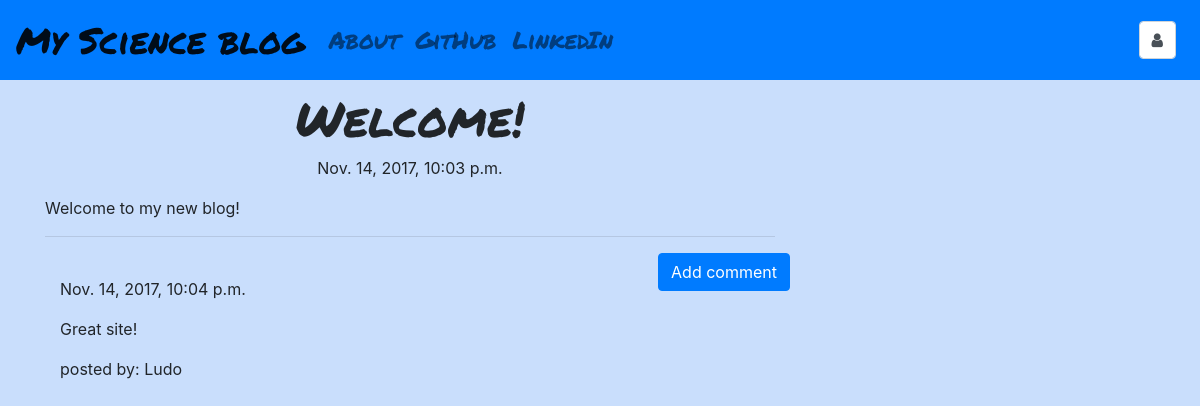
The page /post/5 on the database its author committed.
### my_blog/models.py (models this page shows, shortened)
class Post(models.Model):
    author = models.ForeignKey('auth.User')
    title = models.CharField(max_length = 200)
    text = models.TextField()
    created_date = models.DateTimeField(default = timezone.now)
    published_date = models.DateTimeField(blank = True, null = True)

class Comment(models.Model):
    post = models.ForeignKey('my_blog.Post', related_name = 'comments')
    author = models.CharField(max_length = 200)
    text = models.TextField()
    created_date = models.DateTimeField(default = timezone.now)
    approved_comment = models.BooleanField(default = False)

### my_blog/views.py (the view)
# urls.py: url(r'^post/(?P<pk>\d+)$', views.PostDetailView.as_view(), name = 'post_detail'),
class PostDetailView(DetailView):
    model = Post

### my_blog/templates/my_blog/post_detail.html (shortened to what this page needs)
{% extends "my_blog/base.html" %}
{% block content %}
<h1 class="posttitle loader">{{ post.title }}</h1>
{% if post.published_date %}
  <div class="date postdate">
    {{ post.published_date }}
  </div>
{% else %}
  <a class="btn btn-default" href="{% url 'post_publish' pk=post.pk %}">Publish</a>
{% endif %}
<p class="postcontent">{{ post.text|safe|linebreaksbr}}</p>
<hr>
<a class="btn btn-primary btn-comment" href="{% url 'add_comment_to_post' pk=post.pk %}">Add comment</a>
<div class="container">
  {% for comment in post.comments.all %}
  <br>
  {% if user.is_authenticated or comment.approved_comment %}
    {{ comment.created_date }}
      <p>{{ comment.text|safe|linebreaks }}</p>
      <p>posted by: {{ comment.author }}</p>
  {% endif %}
  {% empty %}
  <p>No comments.</p>
  {% endfor %}
</div>
{% endblock %}

### my_blog/static/css/blog.css (style rules this page uses)
.postdate { text-align: center; }
.posttitle { font-family: 'Permanent Marker'; font-size: 3em; text-align: center; }
.postcontent { font-family: 'Arvo'; font-size: 1.5em; }
.btn-comment { position: absolute; right: 0px; }
.loader { background-color: #c9defc; filter:hue-rotate(0deg); color:linear-gradient(45deg,#0f8,#08f); animation:hue 10000ms infinite linear; }

### rows shown on the page
Post: title "Welcome!", published_date "Nov. 14, 2017, 10:03 p.m.", text "Welcome to my new blog!"
Comment: created_date "Nov. 14, 2017, 10:04 p.m.", text "Great site!", author "Ludo"
